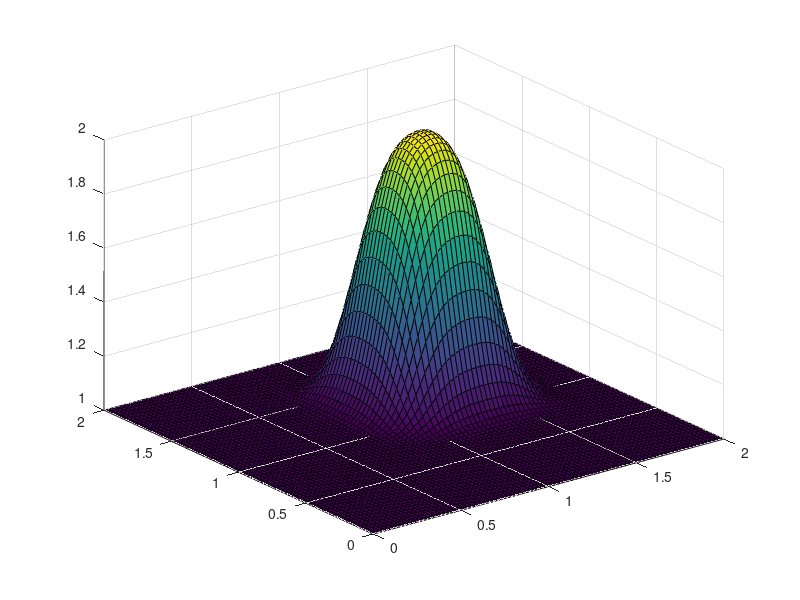

MATLAB code for this plot:
%%%variable declarations
clear all
nx = 80;
ny = 80;
nt = 100;
c = 1;
dx = 2.0/(nx-1);
dy = 2.0/(ny-1);
sigma = .2;
dt = sigma*dx;

x = linspace(0,2,nx);
y = linspace(0,2,ny);

u = ones(ny,nx); %%create a 1xn vector of 1's
un = ones(ny,nx); %%

%%%Assign initial conditions

u(.5/dy:1/dy+1,.5/dx:1/dx+1)=2; %%set hat function I.C. : u(.5<=x<=1 && .5<=y<=1 ) is 2

%%%Plot Initial Condition
 %%the figsize parameter can be used to produce different sized images
                  
[X, Y] = meshgrid(x,y);                            


for n=1:nt
    un =u; 
    for i=2:nx-1
        for j=2:nx-1
            u(i,j) = un(i, j) - (c*dt/dx*(un(i,j) - un(i-1,j)))-(c*dt/dy*(un(i,j)-un(i,j-1)));
            u(1:ny,1)=1;
            u(1,1:nx)=1;
            u(ny,1:nx)=1;
            u(1:nx,ny)=1;
        end 
    end 
   surf(x,y,u);
   pause(0.1);
end 

